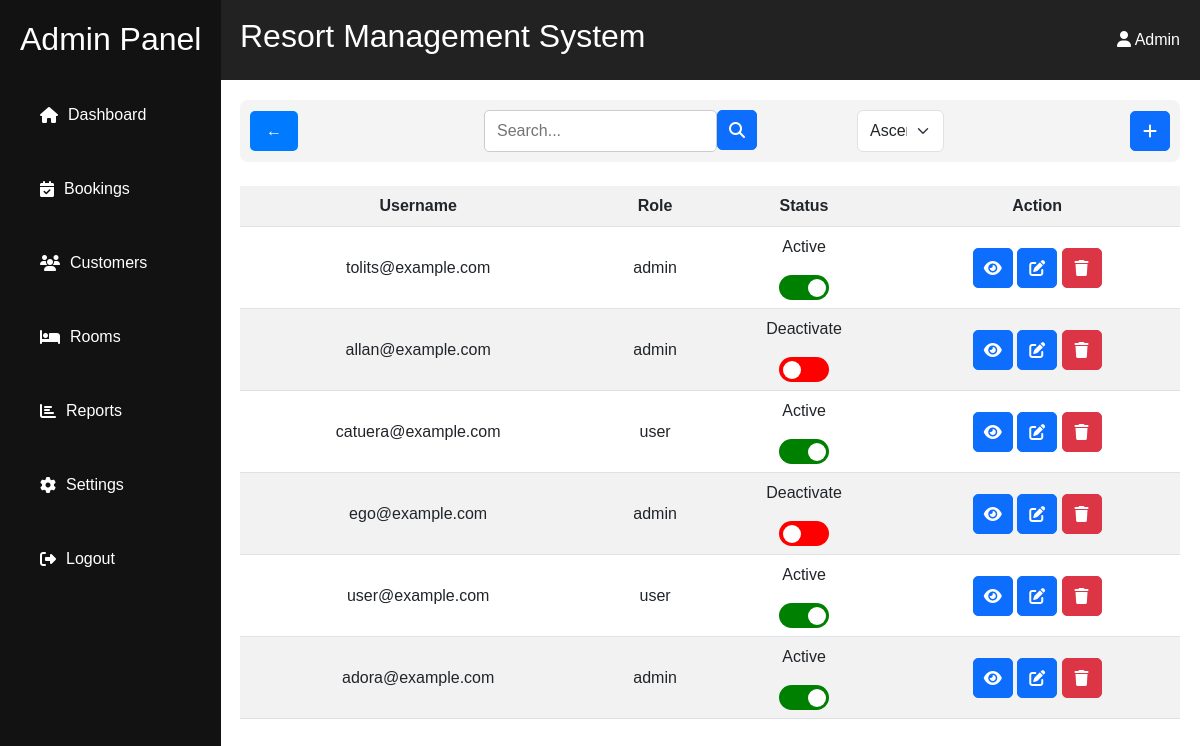
The page /admin/customer/index.php (signed in) on the database as committed earlier.
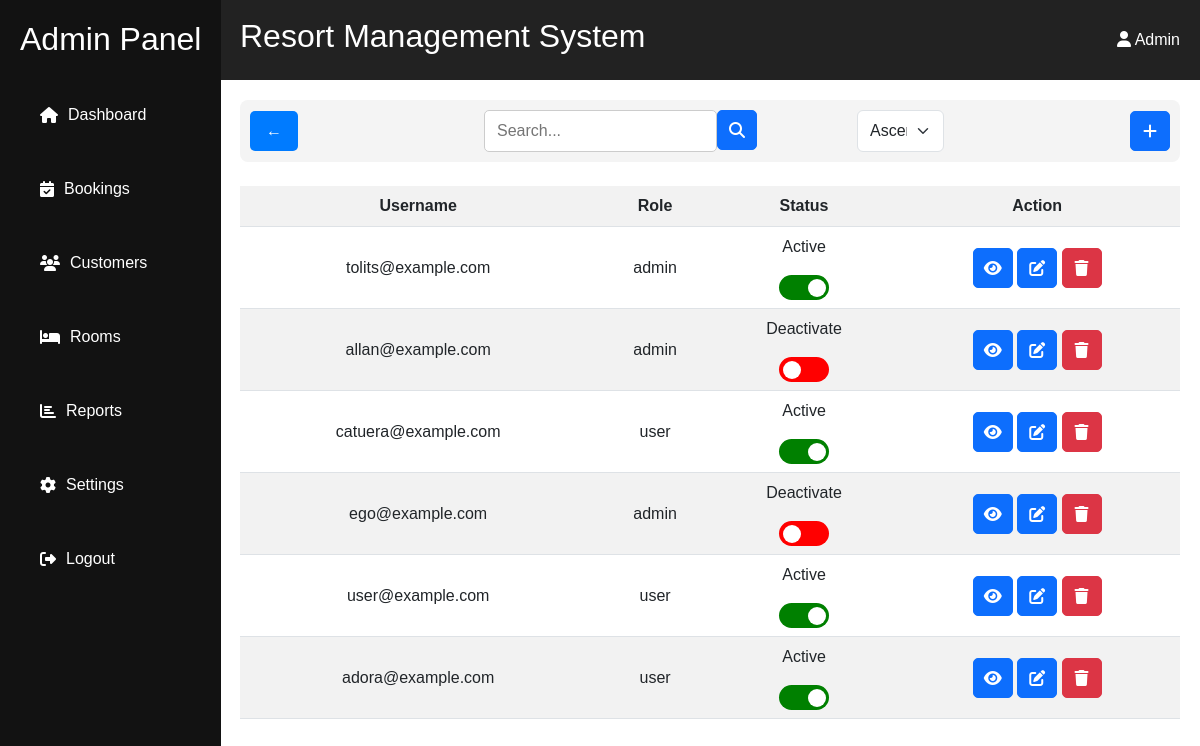
The same page on the database as committed later.
### tables this page shows
CREATE TABLE IF NOT EXISTS `account` (
  `account_id` int(11) NOT NULL AUTO_INCREMENT,
  `username` varchar(50) NOT NULL,
  `password` varchar(50) NOT NULL,
  `role` enum('user','admin') NOT NULL,
  `status` enum('activate','deactivate') NOT NULL,
  `created_at` timestamp NOT NULL DEFAULT current_timestamp(),
  `updated_at` timestamp NULL DEFAULT NULL,
  PRIMARY KEY (`account_id`)
);

### admin/customer/index.php (the view, shortened to what this page needs)
<?php
include('../../resources/database/config.php');
?>
<div class="content">
    <?php
    include('filter.php');
      ?>
    <br>
    <table class='table table-striped'>
        <tr>
            <th>Username</th>
            <th>Role</th>
            <th>Status</th>
            <th>Action</th>
        </tr>
        <?php
        while ($row = mysqli_fetch_assoc($result)) {
            $is_active = ($row['status'] === 'activate');
            echo "<tr>
                <td>{$row['username']}</td>
                <td>{$row['role']}</td>";
                $opstat=($row['status']==='activate' ? 'deactivate' : 'activate');
                print "<td>";
                print ($row['status']==='activate' ? '<p>Active</p>' : '<p>Deactivate</p>');
                print "<form method='post' action='update.php'>
            <input type='hidden' name='account_id' value='{$row['account_id']}'>
            <input type='hidden' name='stat1' value='$opstat'>
            <label class='switch'>
                <input type='checkbox' name='status' value='$opstat' onchange='this.form.submit()' " . ($is_active ? "checked" : "") . ">
                <span class='slider'></span>
            </label>
        </form>
    </td>
    <td>
        <a href='view.php?id={$row['account_id']}' class='btn btn-primary btn-sm'><i class='fas fa-eye'></i></a>
        <a href='edit.php?id={$row['account_id']}' class='btn btn-primary btn-sm'><i class='fas fa-edit'></i></a>
        <button class='btn btn-danger' type='button' onclick='openPopup({$row['account_id']})'><i class ='fas fa-trash'></i></button>
        <div class='popup-overlay' id='popup-{$row['account_id']}' style='color: black; display: none;'>
            <div class='popup-content'>
                <form action='delete.php?id={$row['account_id']}' method='post'>
                    <span class='close-btn' onclick='closePopup({$row['account_id']})'>&times;</span>
                    <h6>Are you sure you want to <strong style='color: red;'>Delete</strong> this Account?</h6>
                    <input type='hidden' name='account_id' value='{$row['account_id']}'>
                    <br>
                    <input type='submit' value='YES' class='form-control' name='yes'>
                    <hr>
                    <button type='submit' name='no' class='form-control' onclick='closePopup({$row['account_id']})'>NO</button>
                    <br>
                </form>
            </div>
        </div>
    </td>
</tr>";
        }
        ?>
   </table>
</div>

Rows that differ between the two databases and show on the page:
changed account "adora@example.com": role "admin" → "user"
